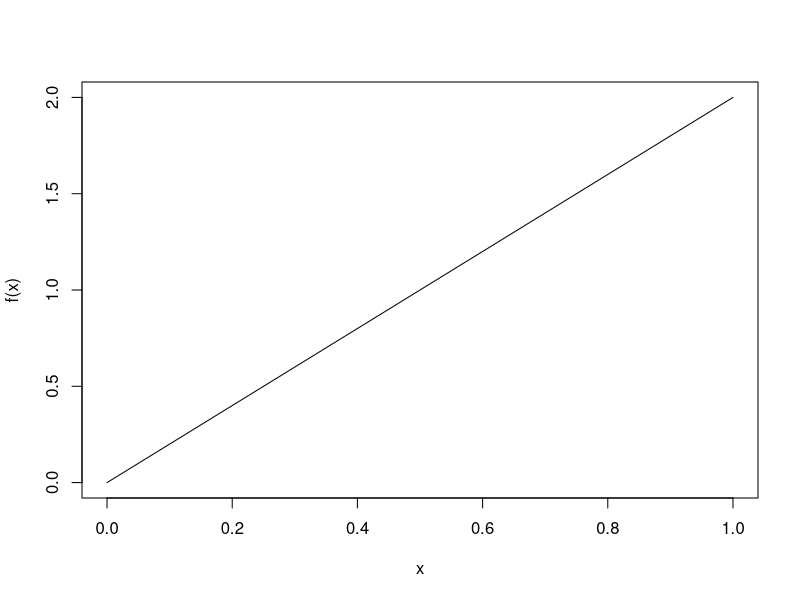

The R script that drew this image:
## ---- chunk 1
knitr::opts_chunk$set(echo = TRUE, comment = NA, prompt = TRUE)
## ---- chunk 2
S <- expand.grid(roll1 = 1:6, roll2 = 1:6)
S$Sum <- apply(S, 1, sum)
head(S)
## ---- chunk 3
f <- function(x){2*x}
integrate(f, 0, 1)
ex <- function(x){x*f(x)}
EX <- integrate(ex, 0, 1)
EX
EX <- MASS::fractions(EX$value)
EX
## ---- chunk 4
g <- function(x){(x - 2/3)^2*f(x)}
VX <- integrate(g, 0, 1)
VX
VX <- MASS::fractions(VX$value)
VX
## ---- chunk 5
curve(f, 0, 1)
## ---- chunk 6
rs <- c(12, 14, 2, 20)
xbar <- mean(rs)
SD <- sd(rs)
Tscore <- (xbar - 10)/(SD/sqrt(4))
c(xbar, SD, Tscore)
